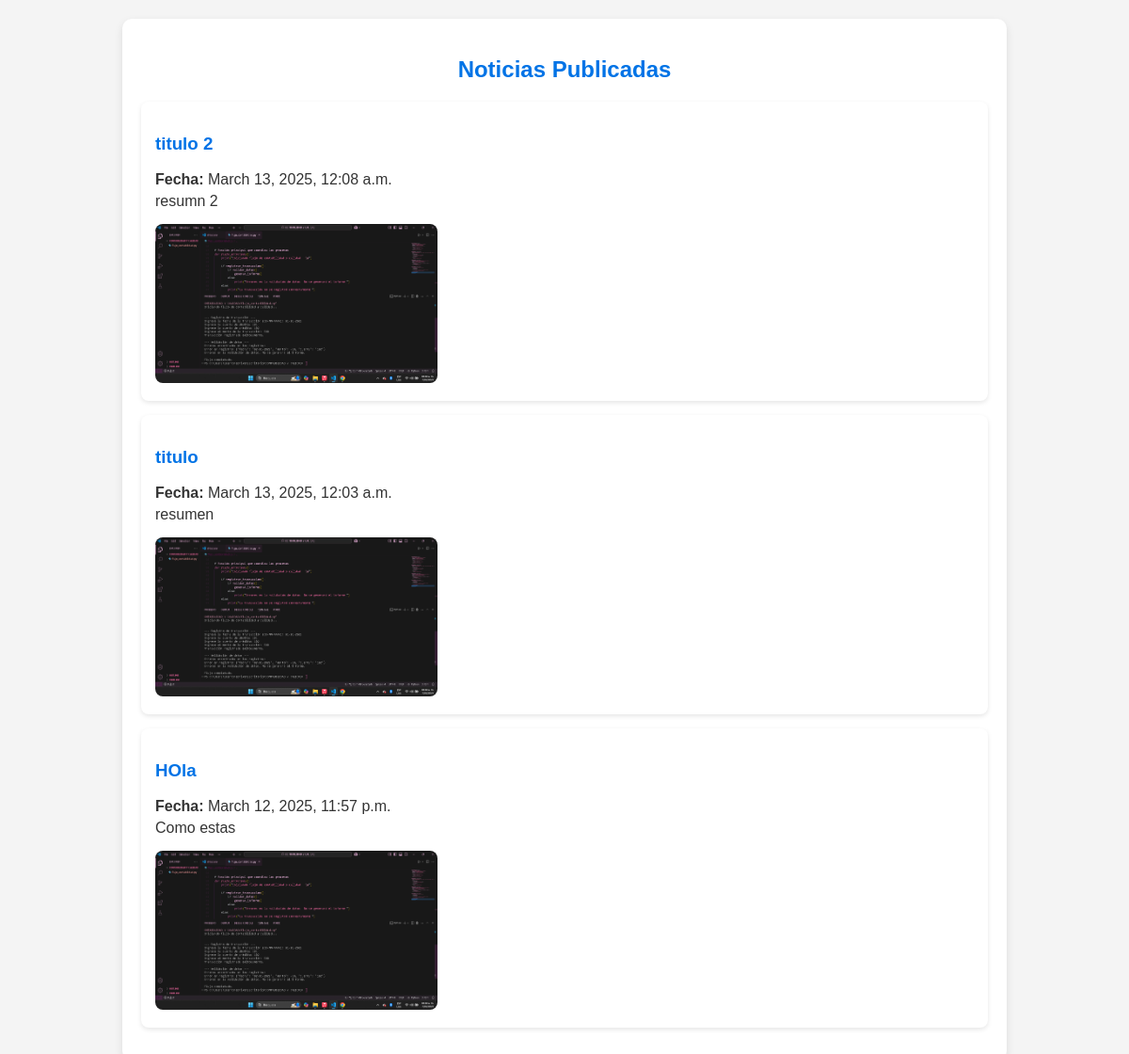
Screenshot of /noticias/ with the database file from the repository.
### articulos/models.py (models this page shows, shortened)
class Noticia(models.Model):
    id = models.AutoField(primary_key=True)
    titulo = models.CharField(max_length=255)
    fecha_publicacion = models.DateTimeField(auto_now_add=True)
    resumen = models.TextField()
    detalle = models.TextField()
    foto = models.ImageField(upload_to='noticias/')
    publicada = models.BooleanField(default=False)

### articulos/views.py (the view)
# urls.py: path('noticias/', lista_noticias, name='lista_noticias'),
def lista_noticias(request):
    noticias = Noticia.objects.filter(publicada=True).order_by('-fecha_publicacion')
    return render(request, 'noticias/lista_noticias.html', {'noticias': noticias})

### articulos/templates/noticias/lista_noticias.html (shortened to what this page needs)
<!DOCTYPE html>
<html lang="es">
<head>
</head>
<body>
    <div class="container">
        <h2>Noticias Publicadas</h2>
        {% if noticias %}
            {% for noticia in noticias %}
                <div class="noticia">
                    <h3>
                        <a href="{% url 'detalle_noticia' noticia.id %}">{{ noticia.titulo }}</a>
                    </h3>
                    <p><strong>Fecha:</strong> {{ noticia.fecha_publicacion }}</p>
                    <p>{{ noticia.resumen }}</p>
                    {% if noticia.foto %}
                        <a href="{% url 'detalle_noticia' noticia.id %}">
                            <img src="{{ noticia.foto.url }}" alt="Imagen de {{ noticia.titulo }}">
                        </a>
                    {% endif %}
                </div>
            {% endfor %}
        {% else %}
            <p class="no-noticias">No hay noticias publicadas.</p>
        {% endif %}
    </div>
</body>
</html>

### articulos/templates/noticias/lista_noticias.html (style rules this page uses)
body { font-family: Arial, sans-serif; background-color: #f4f4f4; color: #333; margin: 0; padding: 20px; display: flex; justify-content: center; }
.container { width: 80%; max-width: 900px; background: white; padding: 20px; border-radius: 10px; box-shadow: 0px 4px 10px rgba(0, 0, 0, 0.1); }
h2 { text-align: center; color: #0073e6; }
.noticia { background: #ffffff; padding: 15px; border-radius: 8px; margin-bottom: 15px; box-shadow: 0px 2px 5px rgba(0, 0, 0, 0.1); transition: transform 0.2s ease-in-out; }
.noticia h3 a { text-decoration: none; color: #0073e6; transition: color 0.3s; }
.noticia p { margin: 5px 0; }
.noticia img { width: 100%; max-width: 300px; border-radius: 8px; margin-top: 10px; }

### rows the page displays
Noticia: titulo "titulo 2", fecha_publicacion "March 13, 2025, 12:08 a.m.", resumen "resumn 2", foto (picture)
Noticia: titulo "titulo", fecha_publicacion "March 13, 2025, 12:03 a.m.", resumen "resumen", foto (picture)
Noticia: titulo "HOla", fecha_publicacion "March 12, 2025, 11:57 p.m.", resumen "Como estas", foto (picture)
